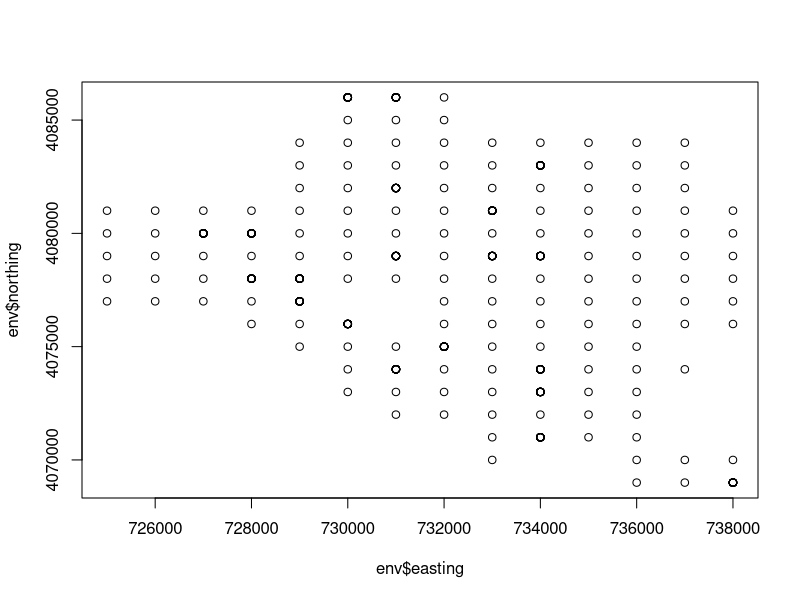
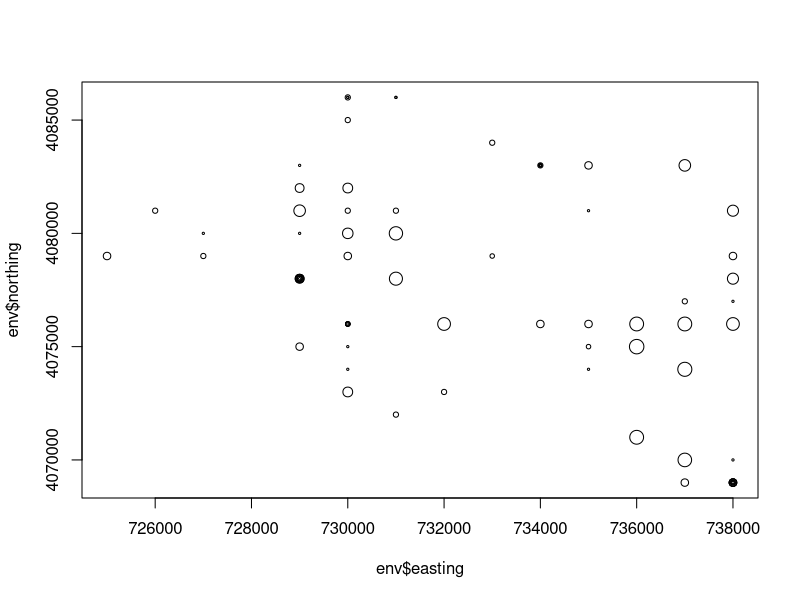
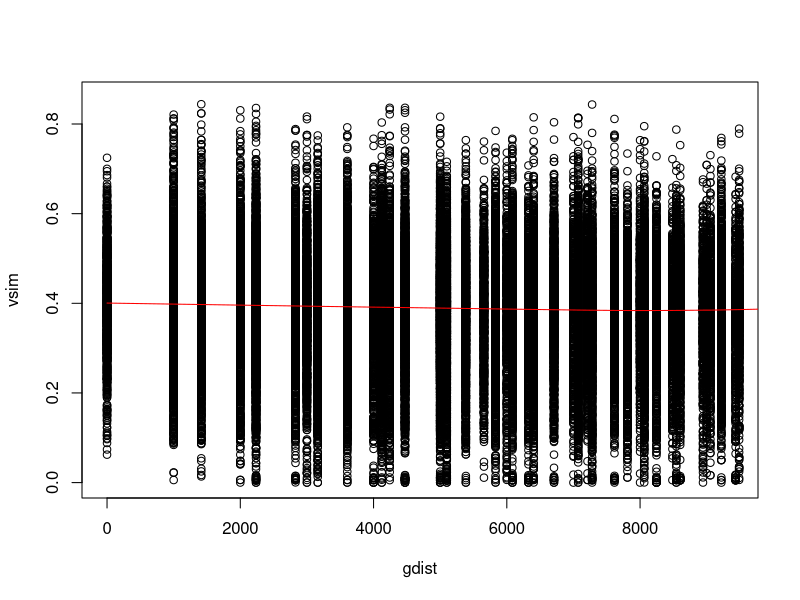

Generate these figures, in order, with R:
setwd('~/Lab data/tgp_management/')

env = read.csv('./data/tgpall_env.csv')
env$date_samp = as.Date(env$date_samp, format='%m/%d/%Y')
env$date_of_burn = as.Date(env$date_of_burn, format='%m/%d/%Y')

## drop the plots not on the UTM grid
env = subset(env, subset=grid_plot == 1)

soilvars = c("P","CA","MG","K","NA.","B","FE","MN","CU","ZN","AL")
## add 1.0 to Boron so that there are no zero values
env$B = env$B + 1
logSoil = log10(env[ , soilvars])
names(logSoil) = paste('log', soilvars, sep='')

eastness = sin(env$aspect) 
northness = cos(env$aspect)

woody_vars = c('woodyht', 'woodypct', 'basal_area', 'density', 'avgdens')
env[ , woody_vars] = ifelse(is.na(as.matrix(env[ , woody_vars])), 
                            0, 
                            as.matrix(env[ , woody_vars]))

env = env[ , !(names(env) %in% soilvars)]
env = cbind(env, logSoil, eastness, northness)

## write out filtered env file
write.csv(env, file='./data/tgp_utm_env.csv', row.names=F)

plot(env$easting, env$northing)
plot(env$easting, env$northing, cex = log10(env$woodypct))

plot_id = sort(unique(env$plot))

plot_yr = sort(unique(env$plot_yr))

length(plot_id)

## read in species community data
comm = read.csv('./data/tgp_comm_mat_all.csv')

sp_plot_id = as.integer(
              sapply(strsplit(as.character(comm[,1]),'.', fixed=TRUE), 
                     function(x) x[[1]]))

sum(unique(sp_plot_id) %in% plot_id)
sum(comm[ ,1] %in% plot_yr)

## so every plot we have enviornmental data for we also have 
## species data

## generate plot year UTM output that will be used to query the 
## GIS layers

uni_plots = unique(env$plot)
out = data.frame(plot = uni_plots, 
                 easting = env$easting[match(uni_plots, env$plot)],
                 northing = env$northing[match(uni_plots, env$plot)])
write.csv(out, './data/tgp_plot_utm.csv', row.names=F)

### examine distance decay rel
comm = comm[match(plot_yr, comm[ , 1]), ]
library(vegan)
gdist = dist(env[ , c('easting', 'northing')])
vsim = 1 - vegdist(comm[ , -1])

plot(gdist, vsim, xlim=c(0, max(gdist)/2))
lines(lowess(gdist, vsim), col='red')